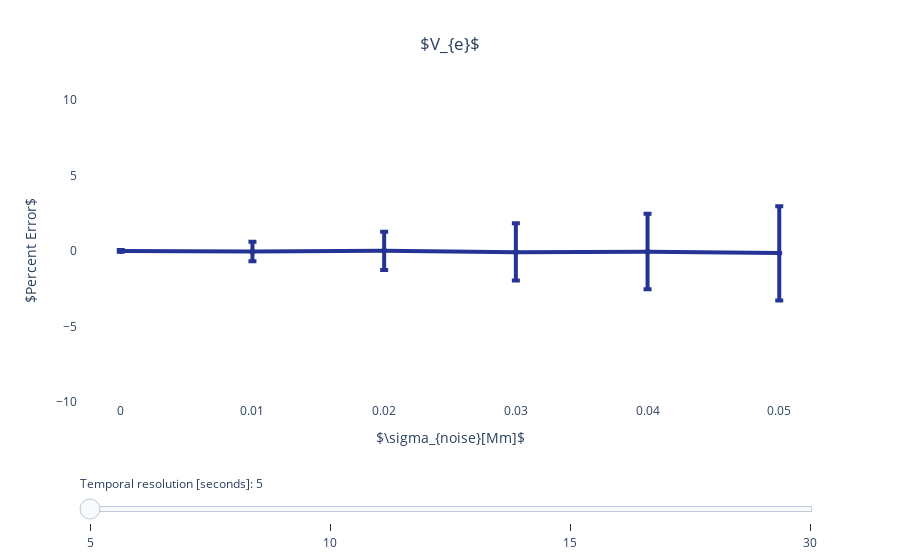

Notebook cell for this chart:
### Markdown cell above
* $V_{e}$: <a name="fig-2-2"></a>

### Code cell
# Second subplot

line_colours = cycle(['#253494','#2C7fB8','#41B6C4','#A1DAB4'])
legend_values=cycle(['5','10','15','30'])
fig = go.Figure()

for i in range(0,4):
    finalErrMd4=np.squeeze(np.asarray((np.reshape(errMd4[i,:], 6))))
    
    finalErrorDiff4=np.squeeze(np.asarray((np.reshape(abs(errQt4[i,:,0]-errMd4[i,:]), 6))))
    finalErrorDiffMinus4=np.squeeze(np.asarray((np.reshape(abs(errQt4[i,:,1]-errMd4[i,:]), 6))))
    fig.add_trace(go.Scatter(
        visible=False,
        x=listSigmaC,
        y=finalErrMd4,
        error_y=dict(
            type='data', # value of error bar given in data coordinates
            array=finalErrorDiff4,
            arrayminus=finalErrorDiffMinus4,
            symmetric=False,
            visible=True,
            thickness=4),
        line_color=next(line_colours),
        line_width=4, showlegend=False, name=next(legend_values)       
    ))
    
    
# Default value on the slider    
fig.data[0].visible = True

legend_values = [5, 10, 15, 30]

# Create and add slider
steps = []
for i in range(len(fig.data)):
    step = dict(
        method="update",
        args=[{"visible": [False] * len(fig.data)},
#               {"title": "Current value selected on slider: " + str(legend_values[i])}
             ],  # layout attribute
        value=legend_values[i],
        label=legend_values[i]        
    )
    step["args"][0]["visible"][i] = True  # Toggle i'th trace to "visible"
    steps.append(step)

sliders = [dict(
    active=4,
    currentvalue={"prefix": "Temporal resolution [seconds]: "},
    pad={"t": 70}, #upper padding 
    steps=steps
)]


#r'$\widehat{k_{ep,RR}}$', r'$K^{trans}_{RR}$', r'$V_{e,RR}$'

fig.update_xaxes(title_text=r'$\sigma_{noise}[Mm]$')
fig.update_layout(title=dict(text=r'$V_{e}$',
                             x=0.5,
                             xanchor='center'),
                  yaxis=dict(title=r'$Percent Error$',
                             showline=True,
                             range=[-10,10],
                             tickvals=[-10,-5,0,5, 10],
                             ), 
                  plot_bgcolor='#ffffff',
                  legend=dict(yanchor='bottom', y=0.20, xanchor='right', x=0.30),
                  sliders=sliders
)


fig.show()

### Figure 1 — Plotly figure (JSON) as saved in the notebook; plotly's stock layout.template omitted (floating-point values rounded to 4 significant figures)
{"data": [{"error_y": {"array": [0.07052, 0.6493, 1.262, 1.917, 2.509, 3.094], "arrayminus": [0.04797, 0.641, 1.261, 1.874, 2.481, 3.148], "symmetric": false, "thickness": 4, "type": "data", "visible": true}, "line": {"color": "#253494", "width": 4}, "name": "5", "showlegend": false, "type": "scatter", "visible": true, "x": [0, 0.01, 0.02, 0.03, 0.04, 0.05], "y": [-0.007739, -0.03675, 0.008659, -0.08586, -0.0463, -0.1352]}, {"error_y": {"array": [0.7231, 1.43, 2.154, 2.888, 3.505, 4.252], "arrayminus": [0.6033, 1.463, 2.213, 2.974, 3.704, 4.494], "symmetric": false, "thickness": 4, "type": "data", "visible": true}, "line": {"color": "#2C7fB8", "width": 4}, "name": "10", "showlegend": false, "type": "scatter", "visible": false, "x": [0, 0.01, 0.02, 0.03, 0.04, 0.05], "y": [-0.04028, -0.1347, -0.1473, -0.226, -0.2699, -0.3689]}, {"error_y": {"array": [1.575, 2.312, 3.245, 4.064, 4.732, 5.486], "arrayminus": [1.584, 2.519, 3.493, 4.412, 5.231, 6.055], "symmetric": false, "thickness": 4, "type": "data", "visible": true}, "line": {"color": "#41B6C4", "width": 4}, "name": "15", "showlegend": false, "type": "scatter", "visible": false, "x": [0, 0.01, 0.02, 0.03, 0.04, 0.05], "y": [-0.009504, -0.1206, -0.138, -0.2213, -0.2882, -0.5112]}, {"error_y": {"array": [2.436, 3.505, 4.944, 6.038, 7.114, 8.132], "arrayminus": [4.461, 5.318, 6.084, 7.089, 8.068, 8.95], "symmetric": false, "thickness": 4, "type": "data", "visible": true}, "line": {"color": "#A1DAB4", "width": 4}, "name": "30", "showlegend": false, "type": "scatter", "visible": false, "x": [0, 0.01, 0.02, 0.03, 0.04, 0.05], "y": [0.2561, 0.1708, 0.1621, 0.1804, 0.2081, -0.1982]}], "layout": {"legend": {"x": 0.3, "xanchor": "right", "y": 0.2, "yanchor": "bottom"}, "plot_bgcolor": "#ffffff", "sliders": [{"active": 4, "currentvalue": {"prefix": "Temporal resolution [seconds]: "}, "pad": {"t": 70}, "steps": [{"args": [{"visible": [true, false, false, false]}], "label": "5", "method": "update", "value": "5"}, {"args": [{"visible": [false, true, false, false]}], "label": "10", "method": "update", "value": "10"}, {"args": [{"visible": [false, false, true, false]}], "label": "15", "method": "update", "value": "15"}, {"args": [{"visible": [false, false, false, true]}], "label": "30", "method": "update", "value": "30"}]}], "title": {"text": "$V_{e}$", "x": 0.5, "xanchor": "center"}, "xaxis": {"title": {"text": "$\\sigma_{noise}[Mm]$"}}, "yaxis": {"range": [-10, 10], "showline": true, "tickvals": [-10, -5, 0, 5, 10], "title": {"text": "$Percent Error$"}}}}
